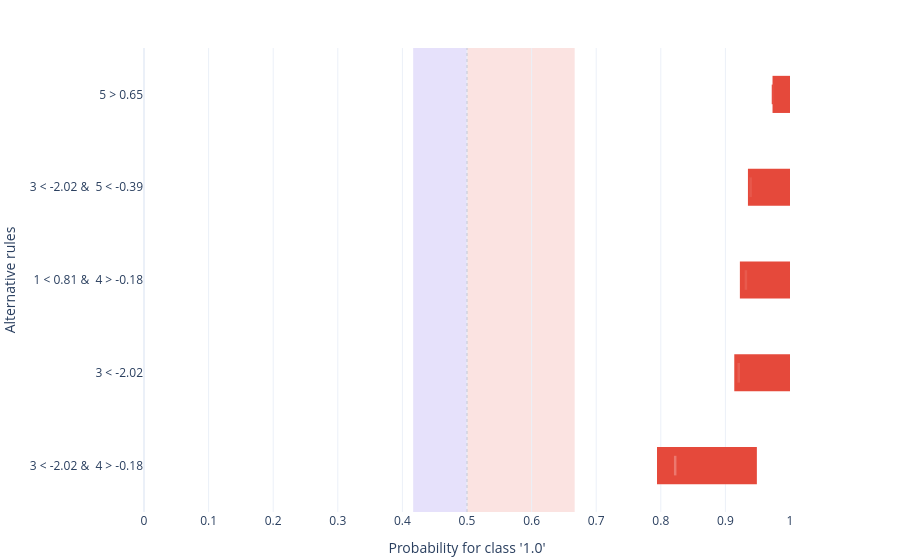

Write notebook code for a chart like this one.
### Markdown cell above
### Hover detail

`hover_detail="full"` adds feature names, current values, and the full prediction interval to each hover card. The default `"compact"` shows only the rule text and predicted probability.

### Code cell
alternatives[1].plot(
    style="plotly.local.alternative_bars",
    show=True,
    filter_top=5,
    hover_detail="full",
);

### Figure 1 — Plotly figure (JSON) as saved in the notebook; plotly's stock layout.template omitted (floating-point values rounded to 4 significant figures)
{"data": [{"base": [0.9729, 0.9349, 0.9224, 0.9138, 0.7941], "hovertemplate": "%{hovertext}<extra></extra>", "hovertext": ["<b>Alternative 1</b><br>Rule: 5 > 0.65<br>Feature(s): 5<br>Current value(s): 0.00035882151950361596<br><br>Alt prediction: 0.9736<br>Prediction delta: +0.4403<br>Base prediction: 0.5333<br>Interval: [0.9729, 1]<br>Interval width: 0.02707", "<b>Alternative 2</b><br>Rule: 3 < -2.02 & \n5 < -0.39<br>Feature(s): 3, 5<br>Current value(s): 0.5081898342893361, 0.00035882151950361596<br><br>Alt prediction: 0.9391<br>Prediction delta: +0.4058<br>Base prediction: 0.5333<br>Interval: [0.9349, 1]<br>Interval width: 0.06511", "<b>Alternative 3</b><br>Rule: 1 < 0.81 & \n4 > -0.18<br>Feature(s): 1, 4<br>Current value(s): 0.8202306791482605, -1.1698874169376605<br><br>Alt prediction: 0.9318<br>Prediction delta: +0.3984<br>Base prediction: 0.5333<br>Interval: [0.9224, 1]<br>Interval width: 0.07758", "<b>Alternative 4</b><br>Rule: 3 < -2.02<br>Feature(s): 3<br>Current value(s): 0.5081898342893361<br><br>Alt prediction: 0.9206<br>Prediction delta: +0.3873<br>Base prediction: 0.5333<br>Interval: [0.9138, 1]<br>Interval width: 0.08625", "<b>Alternative 5</b><br>Rule: 3 < -2.02 & \n4 > -0.18<br>Feature(s): 3, 4<br>Current value(s): 0.5081898342893361, -1.1698874169376605<br><br>Alt prediction: 0.8223<br>Prediction delta: +0.2889<br>Base prediction: 0.5333<br>Interval: [0.7941, 0.9487]<br>Interval width: 0.1546"], "marker": {"color": "#e5493b", "line": {"width": 0}}, "name": "interval", "orientation": "h", "showlegend": false, "type": "bar", "width": 0.4, "x": [0.02707, 0.06511, 0.07758, 0.08625, 0.1546], "y": ["5 > 0.65", "3 < -2.02 & \n5 < -0.39", "1 < 0.81 & \n4 > -0.18", "3 < -2.02", "3 < -2.02 & \n4 > -0.18"]}, {"hovertemplate": "%{hovertext}<extra></extra>", "hovertext": ["<b>Alternative 1</b><br>Rule: 5 > 0.65<br>Feature(s): 5<br>Current value(s): 0.00035882151950361596<br><br>Alt prediction: 0.9736<br>Prediction delta: +0.4403<br>Base prediction: 0.5333<br>Interval: [0.9729, 1]<br>Interval width: 0.02707", "<b>Alternative 2</b><br>Rule: 3 < -2.02 & \n5 < -0.39<br>Feature(s): 3, 5<br>Current value(s): 0.5081898342893361, 0.00035882151950361596<br><br>Alt prediction: 0.9391<br>Prediction delta: +0.4058<br>Base prediction: 0.5333<br>Interval: [0.9349, 1]<br>Interval width: 0.06511", "<b>Alternative 3</b><br>Rule: 1 < 0.81 & \n4 > -0.18<br>Feature(s): 1, 4<br>Current value(s): 0.8202306791482605, -1.1698874169376605<br><br>Alt prediction: 0.9318<br>Prediction delta: +0.3984<br>Base prediction: 0.5333<br>Interval: [0.9224, 1]<br>Interval width: 0.07758", "<b>Alternative 4</b><br>Rule: 3 < -2.02<br>Feature(s): 3<br>Current value(s): 0.5081898342893361<br><br>Alt prediction: 0.9206<br>Prediction delta: +0.3873<br>Base prediction: 0.5333<br>Interval: [0.9138, 1]<br>Interval width: 0.08625", "<b>Alternative 5</b><br>Rule: 3 < -2.02 & \n4 > -0.18<br>Feature(s): 3, 4<br>Current value(s): 0.5081898342893361, -1.1698874169376605<br><br>Alt prediction: 0.8223<br>Prediction delta: +0.2889<br>Base prediction: 0.5333<br>Interval: [0.7941, 0.9487]<br>Interval width: 0.1546"], "marker": {"color": ["#e64e41", "#e7584b", "#e85a4d", "#e85d51", "#ec786e"], "line": {"color": ["#e64e41", "#e7584b", "#e85a4d", "#e85d51", "#ec786e"], "width": 2.5}, "size": 14, "symbol": "line-ns-open"}, "mode": "markers", "name": "prediction", "showlegend": false, "type": "scatter", "x": [0.9736, 0.9391, 0.9318, 0.9206, 0.8223], "y": ["5 > 0.65", "3 < -2.02 & \n5 < -0.39", "1 < 0.81 & \n4 > -0.18", "3 < -2.02", "3 < -2.02 & \n4 > -0.18"]}], "layout": {"autosize": true, "barmode": "overlay", "margin": {"b": 48, "l": 5, "r": 110, "t": 48}, "shapes": [{"fillcolor": "#e6e1fb", "layer": "below", "line": {"width": 0}, "type": "rect", "x0": 0.4167, "x1": 0.5, "xref": "x", "y0": 0, "y1": 1, "yref": "y domain"}, {"fillcolor": "#fbe3e1", "layer": "below", "line": {"width": 0}, "type": "rect", "x0": 0.5, "x1": 0.6667, "xref": "x", "y0": 0, "y1": 1, "yref": "y domain"}, {"line": {"color": "rgba(100,116,139,0.3)", "dash": "dot", "width": 1}, "type": "line", "x0": 0.5, "x1": 0.5, "xref": "x", "y0": 0, "y1": 1, "yref": "y domain"}], "showlegend": false, "title": {"text": ""}, "xaxis": {"range": [0.0, 1.0], "tickvals": [0.0, 0.1, 0.2, 0.3, 0.4, 0.5, 0.6, 0.7, 0.8, 0.9, 1.0], "title": {"text": "Probability for class '1.0'"}}, "yaxis": {"automargin": true, "autorange": "reversed", "showticklabels": true, "title": {"text": "Alternative rules"}}, "yaxis2": {"overlaying": "y", "range": [4.5, -0.5], "showgrid": false, "showline": false, "side": "right", "tickmode": "array", "ticks": "", "ticktext": ["0.00035882151950361596", "0.5081898342893361, 0.00035882151950361596", "0.8202306791482605, -1.1698874169376605", "0.5081898342893361", "0.5081898342893361, -1.1698874169376605"], "tickvals": [0, 1, 2, 3, 4], "title": {"font": {"size": 11}, "text": "Instance values"}, "zeroline": false}}}
